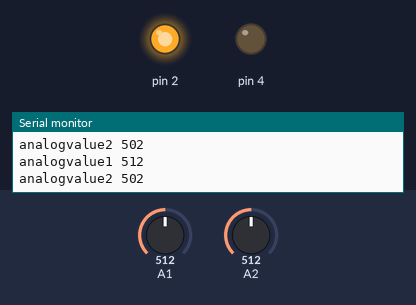
This sketch was run on a simulated Arduino Uno, built with avr-gcc and run on an emulated ATmega328P. Parts: output pins drawn as LEDs (lit = HIGH), the last lines printed to the serial monitor. Dashed ring = blinking. The test bench sets the inputs (shaded band); at power-on: A2 = 512, A1 = 512.

Above: at 1.8 s.
1.9 s: A2 set to 540
At 2.9 s:
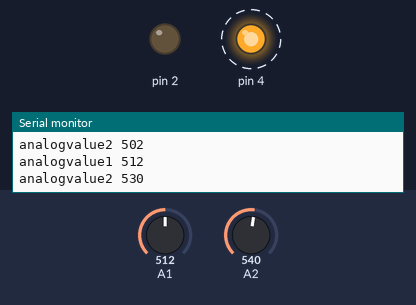
5.6 s: A2 set to 511
At 7.1 s:
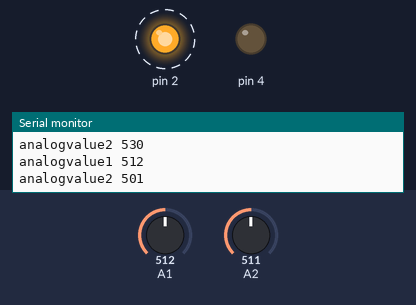
9.8 s: A2 set to 716
At 11.0 s:
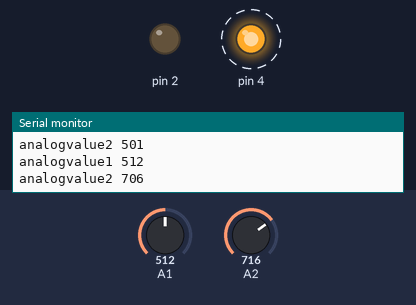
Timing chart, 0 to 20.0 s (numbered marks = the images above; inputs shaded):
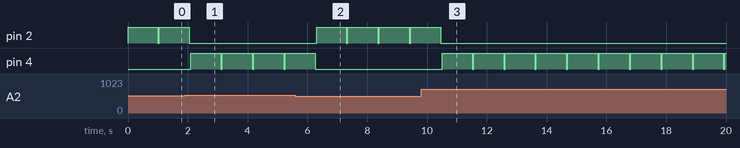

The sketch:

scrollWheel_analogreader.ino
```cpp
int analogValue1 = 0;
int analogValue2 = 0;
int difference = 0;

void setup() {
  Serial.begin(9600);
  pinMode(2, OUTPUT);
  pinMode(4, OUTPUT);
}

void loop() {
  analogValue1 = analogRead(A1);
  analogValue2 = analogRead(A2);
  analogValue2 -= 10;

  Serial.print("analogvalue1 ");
  Serial.println(analogValue1);
  Serial.print("analogvalue2 ");
  Serial.println(analogValue2);


  difference = analogValue1 - analogValue2;
  if ( difference > 0)
  {
    digitalWrite(2, HIGH);
    digitalWrite(4, LOW);
    delay(1000);
  } else {
    digitalWrite(4, HIGH);
    digitalWrite(2, LOW);
    delay(1000);
  }

  digitalWrite(2, LOW);
  digitalWrite(4, LOW);
  delay(50);
}
```

Measured:
- the behaviour switches between 521 and 522 on A2 (found by bisection; images 0 and 1)
- after the input at 1.9 s, pin 2: goes on until 2.1 s, then stays LOW; pin 4: alternates HIGH for 1.0 s and LOW for 0.05 s, starting after 0.20 s
- after the input at 5.6 s, pin 2: alternates HIGH for 1.0 s and LOW for 0.05 s, starting after 0.71 s; pin 4: goes on until 6.3 s, then stays LOW
- after the input at 9.8 s, pin 2: goes on until 10.5 s, then stays LOW; pin 4: alternates HIGH for 1.0 s and LOW for 0.05 s, starting after 0.71 s
